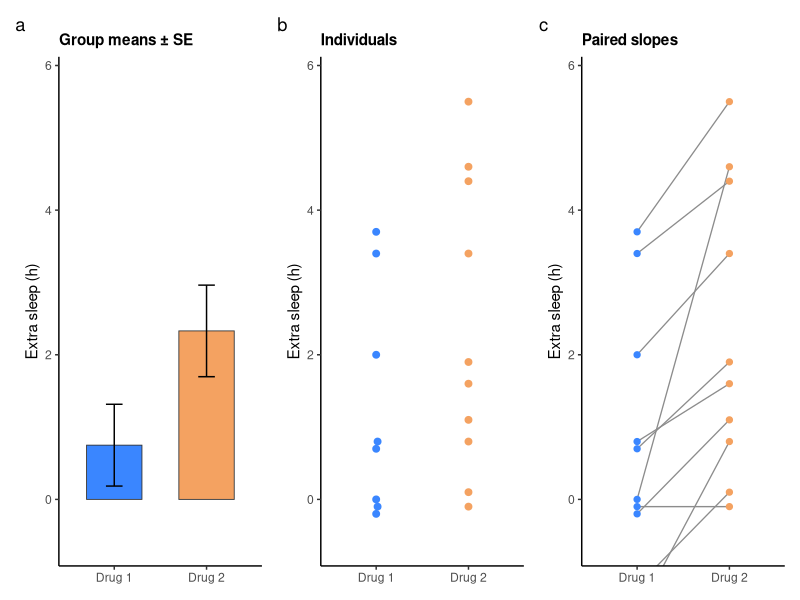
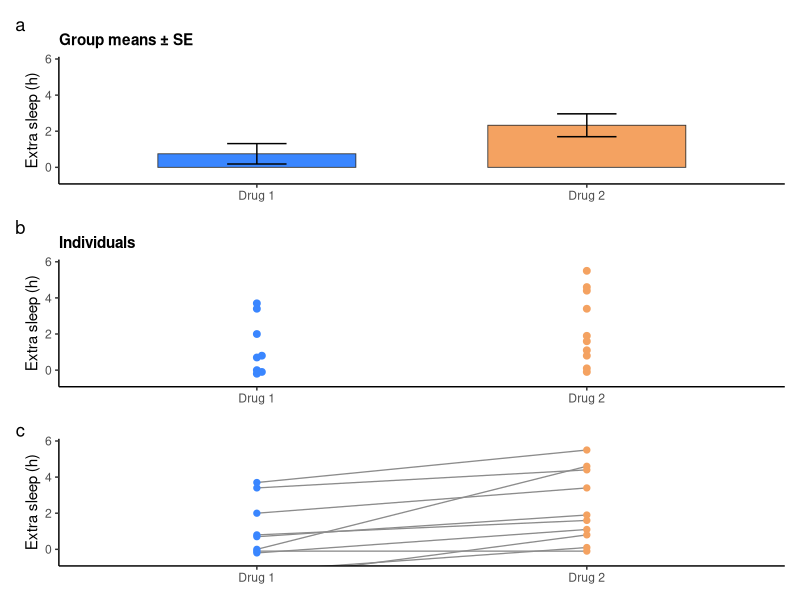
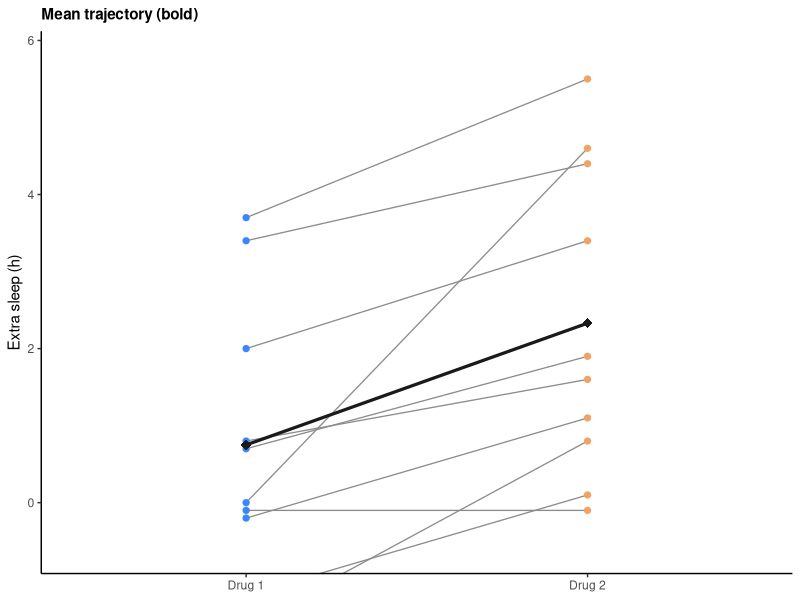

Write the R code that produced these figures, in order.
## ---- chunk 1
# Installing necessary packages
if (!requireNamespace("tidyverse", quietly = TRUE)) {
  install.packages("tidyverse")
}
if (!requireNamespace("ggbeeswarm", quietly = TRUE)) {
  install.packages("ggbeeswarm")
}
if (!requireNamespace("patchwork", quietly = TRUE)) {
  install.packages("patchwork")
}

# Load packages
library(tidyverse)
library(ggbeeswarm)
library(patchwork)
## ---- chunk 2
data("sleep")

sleep_data <- sleep |>
  mutate(group = factor(group, labels = c("Drug 1", "Drug 2")),
         ID = factor(ID))

head(sleep_data, 4)
## ---- chunk 3
panel_colors <- c("Drug 1" = "#3a86ff", "Drug 2" = "#f4a261")
panel_theme <- theme_classic(base_size = 11) +
  theme(legend.position = "none",
        plot.title = element_text(size = 11, face = "bold"))
shared_range <- coord_cartesian(ylim = c(-0.6, 5.8))

summary_stats <- sleep_data |>
  group_by(group) |>
  summarise(mean_extra = mean(extra), se = sd(extra) / sqrt(n()), .groups = "drop")
## ---- chunk 4
#| label: fig-1.1ComboPanels
#| fig-cap: "Bar, beeswarm and paired line panels of the sleep study"
#| out.width: "100%"
#| warning: false
#| message: false
#| fig-width: 10
#| fig-height: 4

panel_a <- ggplot(summary_stats, aes(group, mean_extra, fill = group)) +
  geom_col(width = .6, colour = "grey20", linewidth = .3) +
  geom_errorbar(aes(ymin = mean_extra - se, ymax = mean_extra + se),
                width = .18, linewidth = .5) +
  scale_fill_manual(values = panel_colors) +
  labs(x = NULL, y = "Extra sleep (h)", title = "Group means ± SE") +
  panel_theme + shared_range

panel_b <- ggplot(sleep_data, aes(group, extra, colour = group)) +
  geom_beeswarm(cex = 1.6, size = 2) +
  scale_colour_manual(values = panel_colors) +
  labs(x = NULL, y = "Extra sleep (h)", title = "Individuals") +
  panel_theme + shared_range

panel_c <- ggplot(sleep_data, aes(group, extra, group = ID)) +
  geom_line(colour = "grey55", linewidth = .45) +
  geom_point(aes(colour = group), size = 1.8) +
  scale_colour_manual(values = panel_colors) +
  labs(x = NULL, y = "Extra sleep (h)", title = "Paired slopes") +
  panel_theme + shared_range

panel_a + panel_b + panel_c + plot_annotation(tag_levels = "a")
## ---- chunk 5
#| label: fig-1.2StackedCombo
#| fig-cap: "Stacked combination panel with a paired t-test annotation"
#| out.width: "60%"
#| warning: false
#| message: false
#| fig-width: 4.2
#| fig-height: 10

wide <- sleep_data |>
  select(ID, group, extra) |>
  pivot_wider(names_from = group, values_from = extra)
paired_test <- t.test(wide[["Drug 2"]], wide[["Drug 1"]], paired = TRUE)
test_label <- sprintf("paired t-test: p = %.3f, mean diff = %.2f h",
                      paired_test$p.value, diff(rev(paired_test$estimate)))

panel_c2 <- panel_c +
  labs(title = NULL) +
  annotate("text", x = 1.5, y = 5.6, label = test_label, size = 3.2)

panel_a + panel_b + panel_c2 +
  plot_layout(ncol = 1) +
  plot_annotation(tag_levels = "a")
## ---- chunk 6
#| label: fig-1.3MeanTrajectory
#| fig-cap: "Paired slopes with the mean trajectory highlighted"
#| out.width: "70%"
#| warning: false
#| message: false
#| fig-width: 5
#| fig-height: 5

panel_c +
  stat_summary(aes(group = 1), fun = mean, geom = "line",
               colour = "grey10", linewidth = 1.1) +
  stat_summary(aes(group = 1), fun = mean, geom = "point",
               shape = 18, size = 3.2, colour = "grey10") +
  labs(title = "Mean trajectory (bold)")
